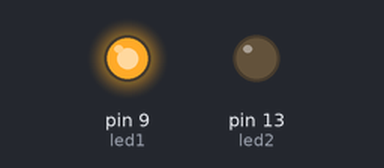
A sketch run on a simulated Arduino Uno, built with avr-gcc and run on an emulated ATmega328P. Parts: output pins drawn as LEDs (lit = HIGH).

Above: at 0.1 s.
Timing chart, 0 to 1.6 s (numbered marks = the images above):
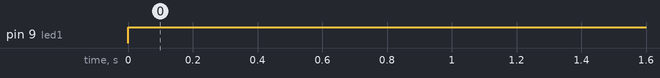

Measured:
- by itself, pin 9 (led1): LOW → HIGH at 0.00 s

The sketch:

sketch_oct12a.ino
```cpp
int led1 = 9;
int led2 = 13;
void setup() {
  // put your setup code here, to run once:
pinMode(led1,OUTPUT);
pinMode(led2,OUTPUT);
}

void loop() {
  // put your main code here, to run repeatedly:
digitalWrite(led1,HIGH);
digitalWrite(led1,HIGH);
delay(1000);
digitalWrite(led2,LOW);
digitalWrite(led2,LOW);
delay(1000);
}
```
